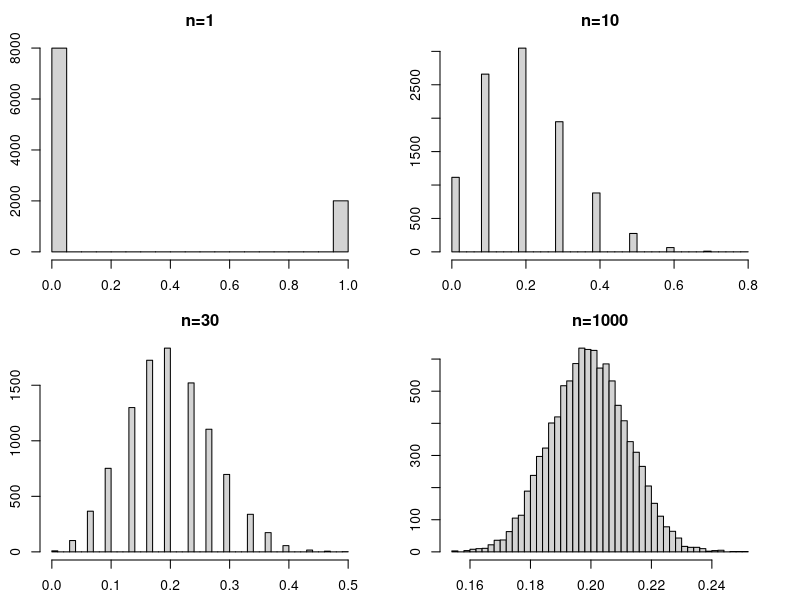

The R script that drew this image:
# Fix seed, set constants
set.seed(2006)
sample_sizes <- c(1, 10, 30, 1000)
nsims <- 10000

# Helper function: Mean of one sample of X
one_mean <- function(n, p = c(0.8, 0.2)) {
  mean(sample(0:1, n, replace = TRUE, prob = p))
}
# one_mean(10)

# Simulate and plot
par(mfrow = c(2, 2), mai = rep(0.4, 4))

for (n in sample_sizes) {
  means <- replicate(nsims, one_mean(n))
  hist(means, breaks = "FD", 
       # xlim = 0:1, # uncomment for LLN
       main = sprintf("n=%i", n))
}
